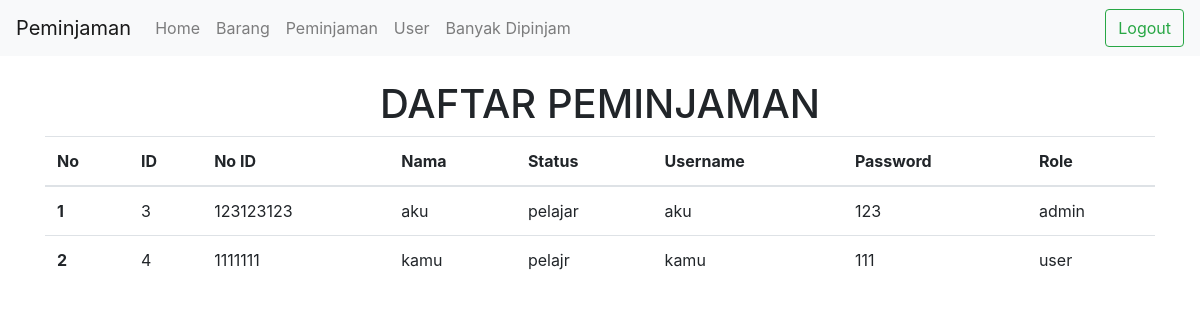
The page /user.php (signed in) on the database its author committed.
### tables this page shows
CREATE TABLE `user` (
  `id` int(11) NOT NULL,
  `no_identitas` varchar(30) NOT NULL,
  `nama` varchar(30) NOT NULL,
  `status` varchar(30) NOT NULL,
  `username` varchar(30) NOT NULL,
  `password` varchar(30) NOT NULL,
  `role` varchar(30) NOT NULL
);

### database.php (called while the page is built, shortened)
<?php
$host = "localhost";
$user = "root";
$pass = "";
$dbname = "sts";
$koneksi = mysqli_connect($host, $user, $pass, $dbname) or die("Gagal terhubung dengan database " . mysqli_error($koneksi));
function tampildata1($tablename)
{
    global $koneksi;
    $hasil = mysqli_query($koneksi, "select * from $tablename");
    $rows = [];
    while ($row = mysqli_fetch_assoc($hasil)) {
        $rows[] = $row;
    }
    return $rows;
}
?>

### user.php (the view, shortened to what this page needs)
<?php
require_once('database.php');
$data = tampildata1('user');
$nomor = 0;
?>
<!doctype html>
<html lang="en">
<head>
    <link rel="stylesheet" href="https://cdn.jsdelivr.net/npm/bootstrap@4.6.2/dist/css/bootstrap.min.css"
>
</head>
<body>
    <?php
    if ($_SESSION['status'] <> "login") {
        header("location:login.php?msg=belum_login");
    } else {
        require('navbar.php');
    }
    ?>
    <div class="container">
        <center>
            <h1>DAFTAR PEMINJAMAN</h1>
        </center>
        <table class="table">
            <thead>
                <tr>
                    <th scope="col">No</th>
                    <th scope="col">ID</th>
                    <th scope="col">No ID</th>
                    <th scope="col">Nama</th>
                    <th scope="col">Status</th>
                    <th scope="col">Username</th>
                    <th scope="col">Password</th>
                    <th scope="col">Role</th>
                </tr>
            </thead>
            <tbody>
                <?php foreach ($data as $item): ?>
                    <?php $nomor++; ?>
                    <tr>
                        <th scope="row">
                            <?php echo $nomor; ?>
                        </th>
                        <td>
                            <?php echo $item['id']; ?>
                        </td>
                        <td>
                            <?php echo $item['no_identitas']; ?>
                        </td>
                        <td>
                            <?php echo $item['nama']; ?>
                        </td>
                        <td>
                            <?php echo $item['status']; ?>
                        </td>
                        <td>
                            <?php echo $item['username']; ?>
                        </td>
                        <td>
                            <?php echo $item['password']; ?>
                        </td>
                        <td>
                            <?php echo $item['role']; ?>
                        </td>
                    </tr>
                <?php endforeach ?>
            </tbody>
        </table>
    </div>
</body>
</html>

### rows shown on the page
user: id "3", no_identitas "123123123", nama "aku", status "pelajar", username "aku", password "123", role "admin"
user: id "4", no_identitas "1111111", nama "kamu", status "pelajr", username "kamu", password "111", role "user"
